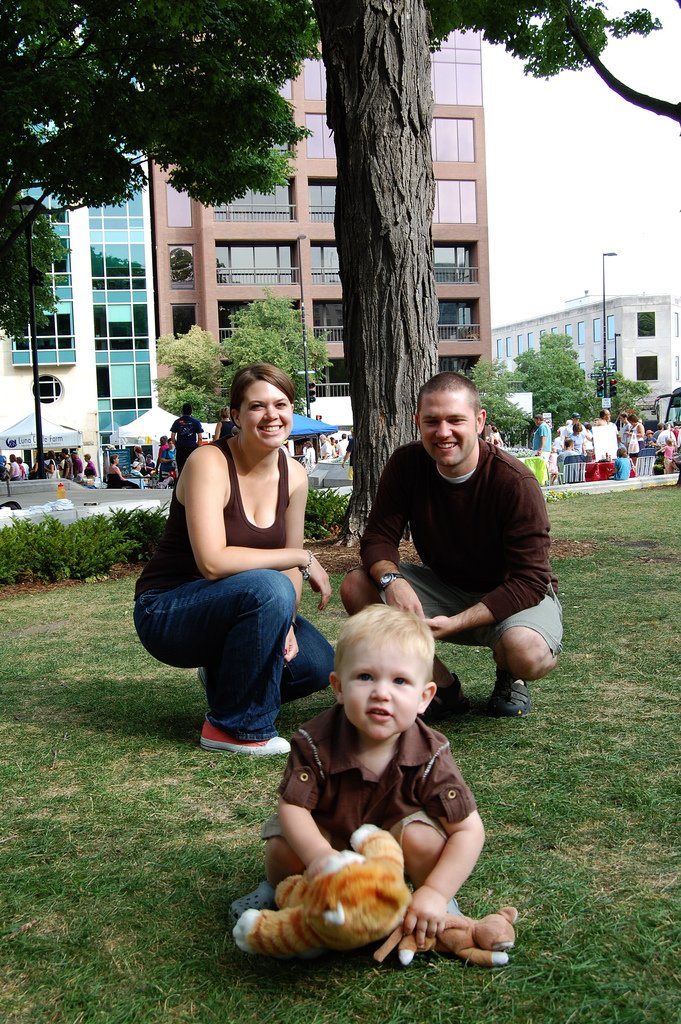
#> input picture face_detection/test_image_2.jpg, 681 x 1024 px, found by its file name
$ python main.py
#> lines starting #> are read from the running program, lines starting #| are printed output that depends on the picture
import cv2
from pathlib import Path

# Read the image in color mode
image_path = "face_detection/test_image_2.jpg"
img = cv2.imread(image_path, cv2.IMREAD_COLOR)
#> img is the input picture: shape (1024, 681, 3); mean B, G, R 89.2, 107, 104.5

# Split the image into its color channels
b, g, r = cv2.split(img)
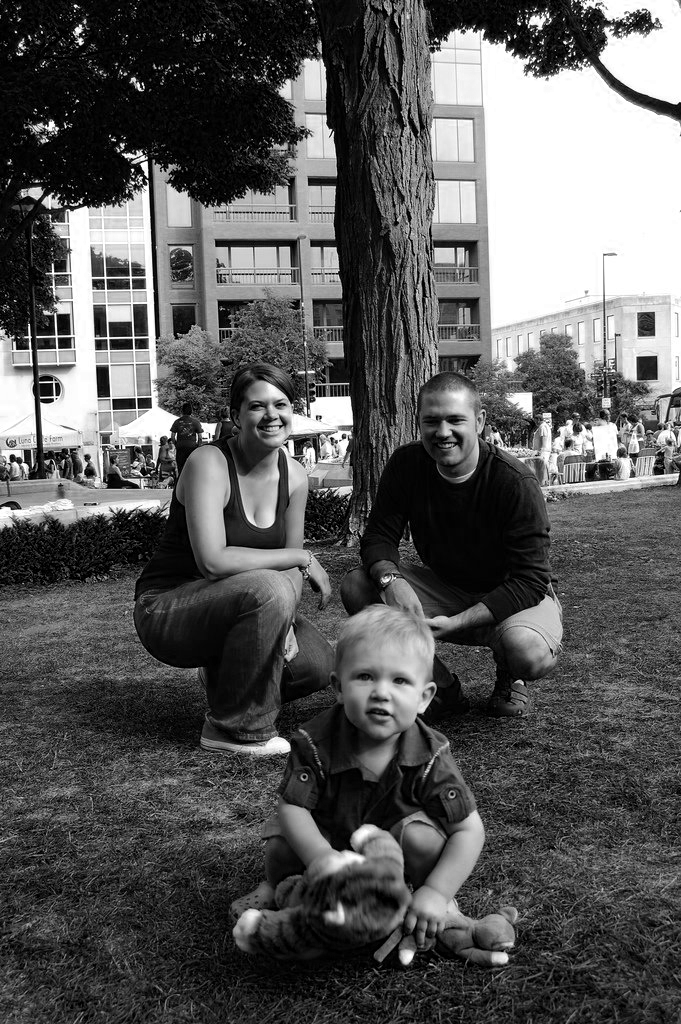
#> b: shape (1024, 681); min 0, max 255, mean 89.2
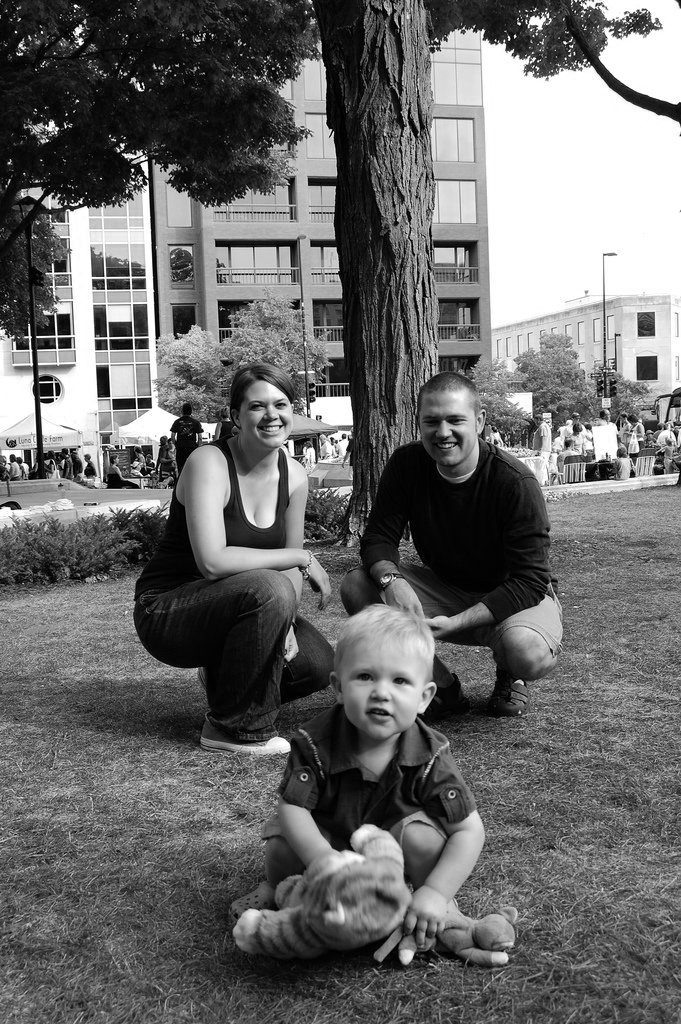
#> g: shape (1024, 681); min 0, max 255, mean 107
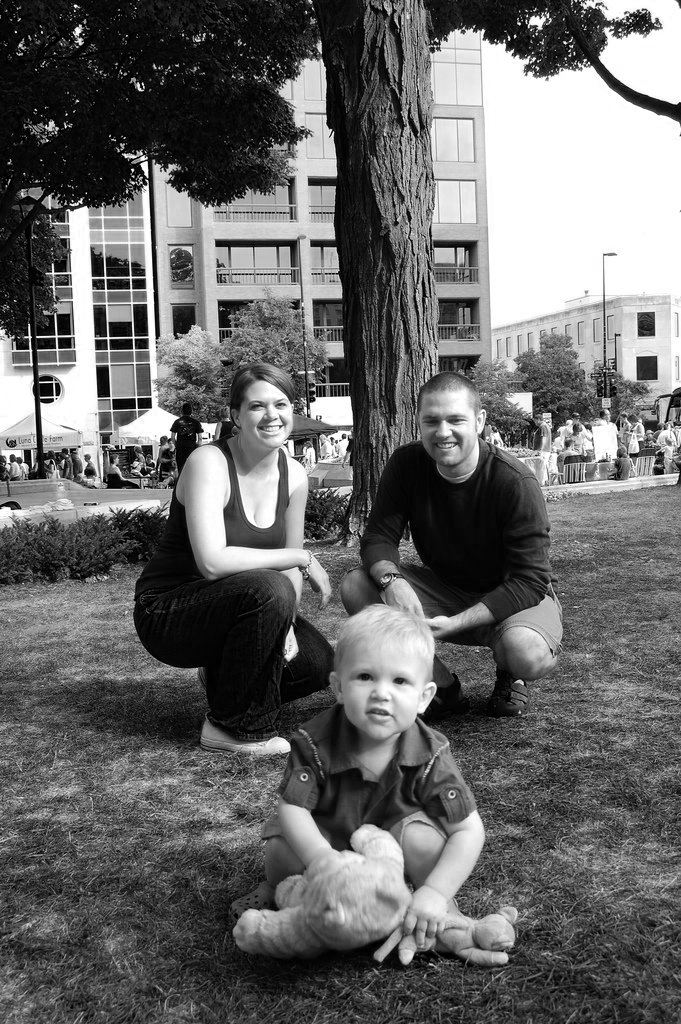
#> r: shape (1024, 681); min 0, max 255, mean 104.5
# Equalize the histogram for each color channel
b_eq = cv2.equalizeHist(b)
g_eq = cv2.equalizeHist(g)
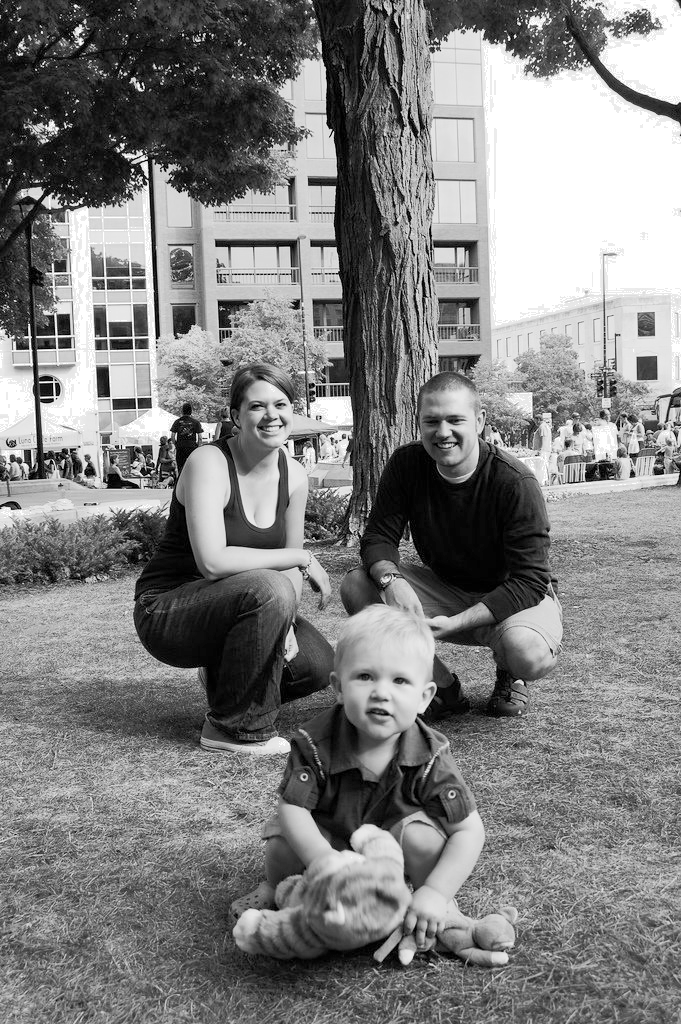
#> g_eq: shape (1024, 681); min 0, max 255, mean 128.3
r_eq = cv2.equalizeHist(r)
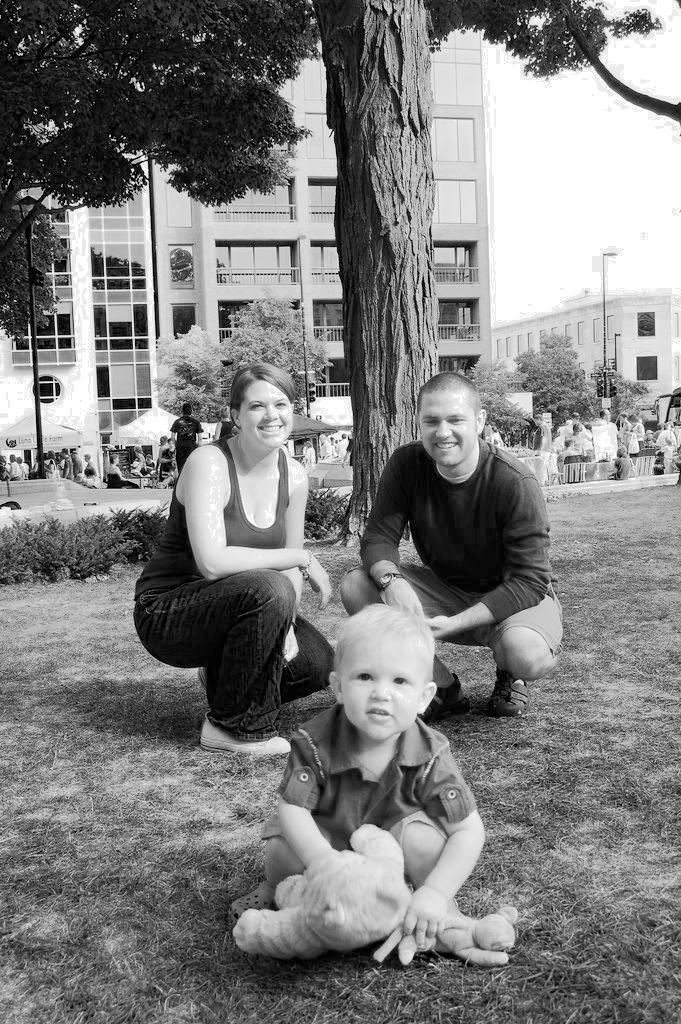
#> r_eq: shape (1024, 681); min 0, max 255, mean 127.6
# Merge the equalized channels back together
img2 = cv2.merge([b_eq, g_eq, r_eq])
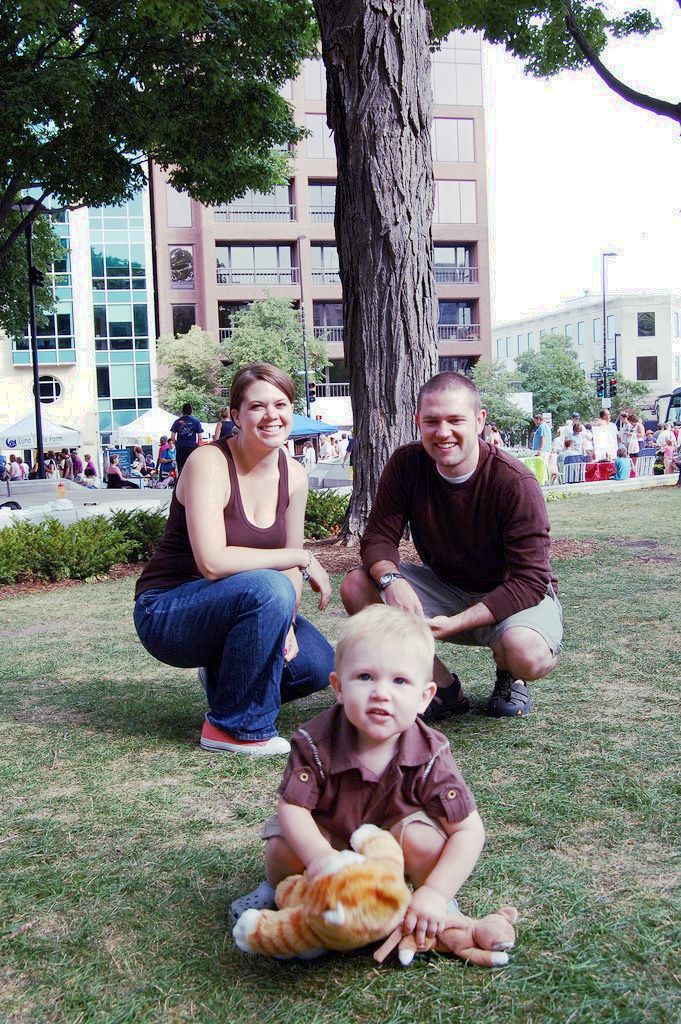
#> img2: shape (1024, 681, 3); mean B, G, R 124.7, 128.3, 127.6
# Save the equalized image
path = Path(image_path)
cv2.imwrite(f"preprocessing/export/{path.name}", img2)
# # Convert color for matplotlib (OpenCV uses BGR while matplotlib uses RGB)
# img2 = cv2.cvtColor(img2, cv2.COLOR_BGR2RGB)

$ run again, with face_detection/test_image_1.jpg copied over face_detection/test_image_2.jpg
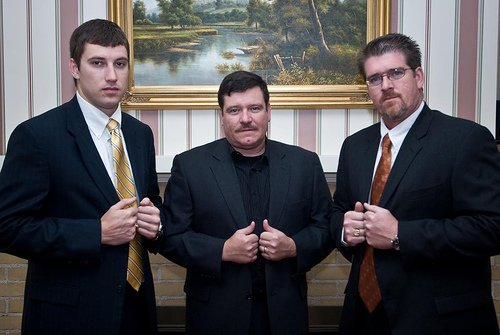
#> input picture face_detection/test_image_1.jpg, 500 x 335 px, found by its file name
#> img is the input picture: shape (335, 500, 3); mean B, G, R 78.9, 76, 78.6
#> `b, g, r = cv2.split(img)`:
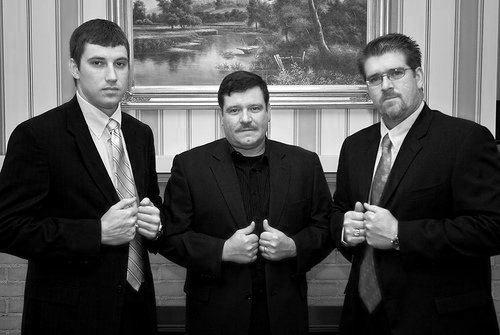
#> r: shape (335, 500); min 0, max 255, mean 78.6
#> `img2 = cv2.merge([b_eq, g_eq, r_eq])`:
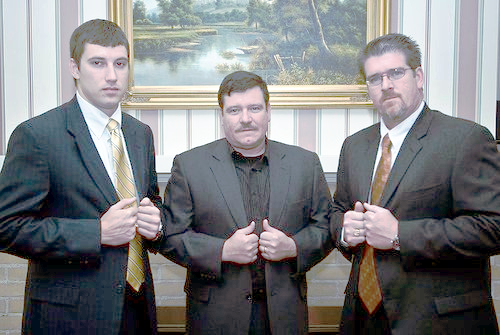
#> img2: shape (335, 500, 3); mean B, G, R 127.1, 124.8, 123

$ run again, with face_detection/test_image_3.jpg copied over face_detection/test_image_2.jpg
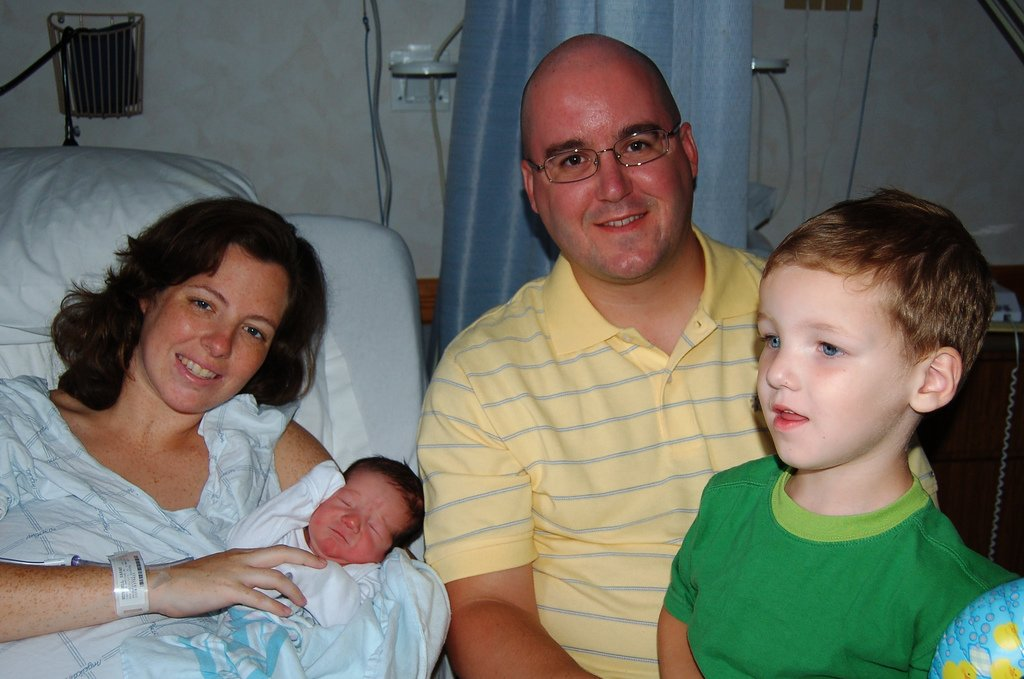
#> input picture face_detection/test_image_3.jpg, 1024 x 679 px, found by its file name
#> img is the input picture: shape (679, 1024, 3); mean B, G, R 100.3, 110.9, 110.8
#> `r_eq = cv2.equalizeHist(r)`:
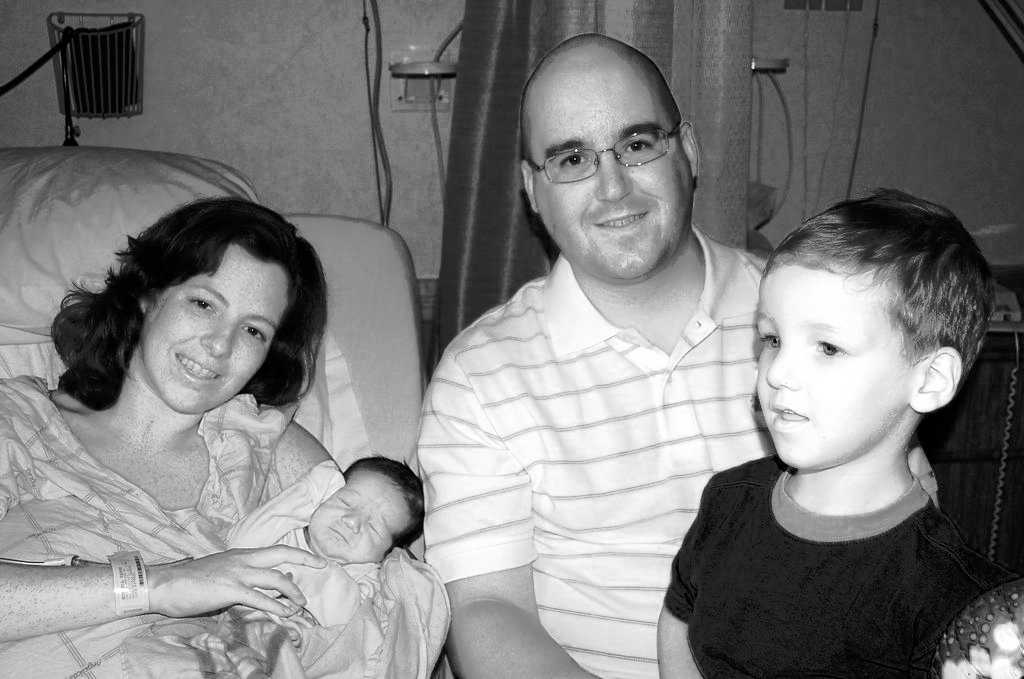
#> r_eq: shape (679, 1024); min 0, max 255, mean 128.1
#> `img2 = cv2.merge([b_eq, g_eq, r_eq])`:
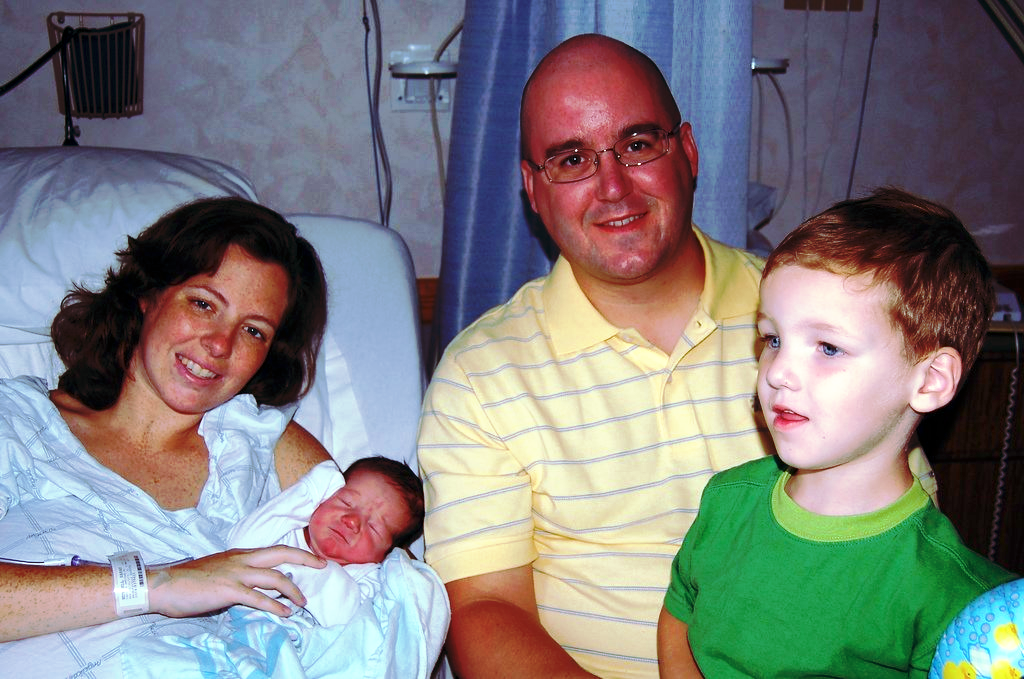
#> img2: shape (679, 1024, 3); mean B, G, R 128, 128.2, 128.1

$ run again, with face_detection/test_image_4.jpg copied over face_detection/test_image_2.jpg
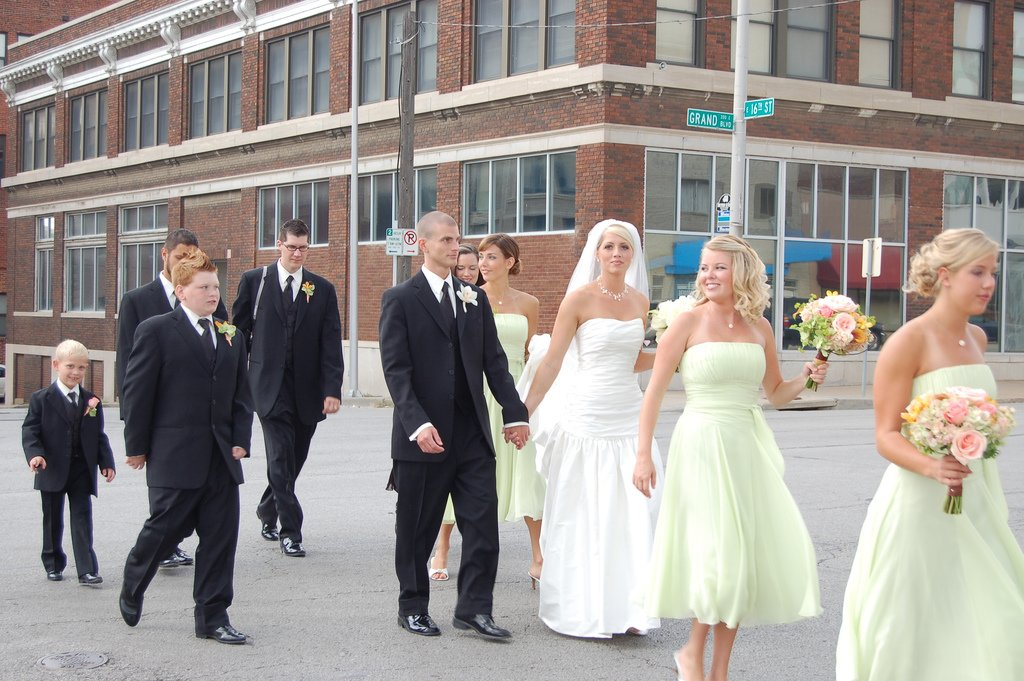
#> input picture face_detection/test_image_4.jpg, 1024 x 681 px, found by its file name
#> img is the input picture: shape (681, 1024, 3); mean B, G, R 144.6, 149.2, 155.7
#> `r_eq = cv2.equalizeHist(r)`:
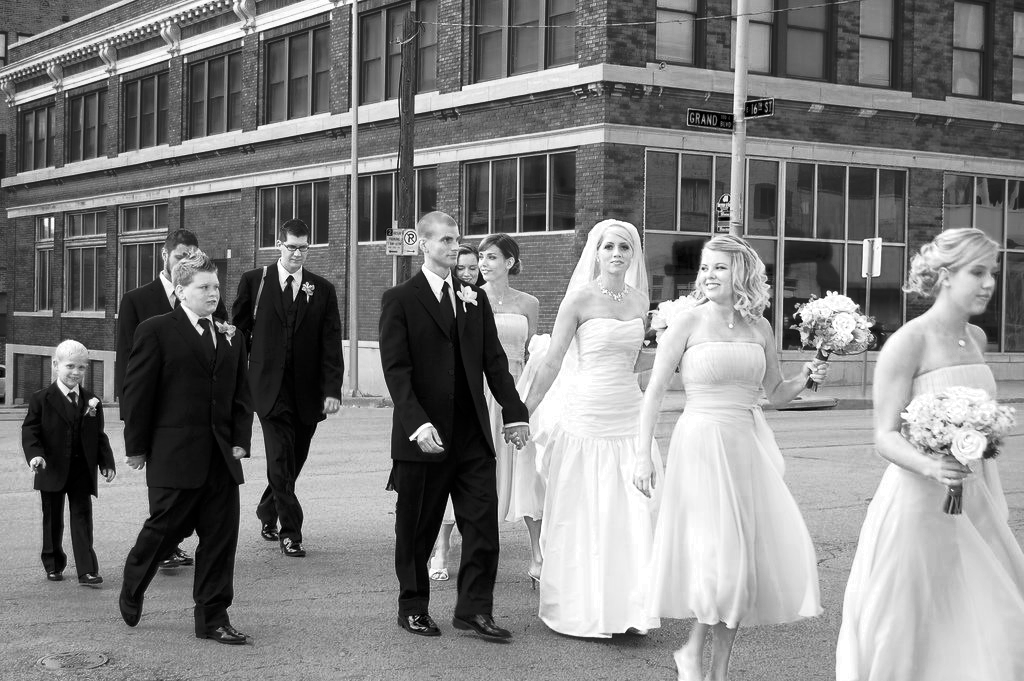
#> r_eq: shape (681, 1024); min 0, max 255, mean 128.2
#> `img2 = cv2.merge([b_eq, g_eq, r_eq])`:
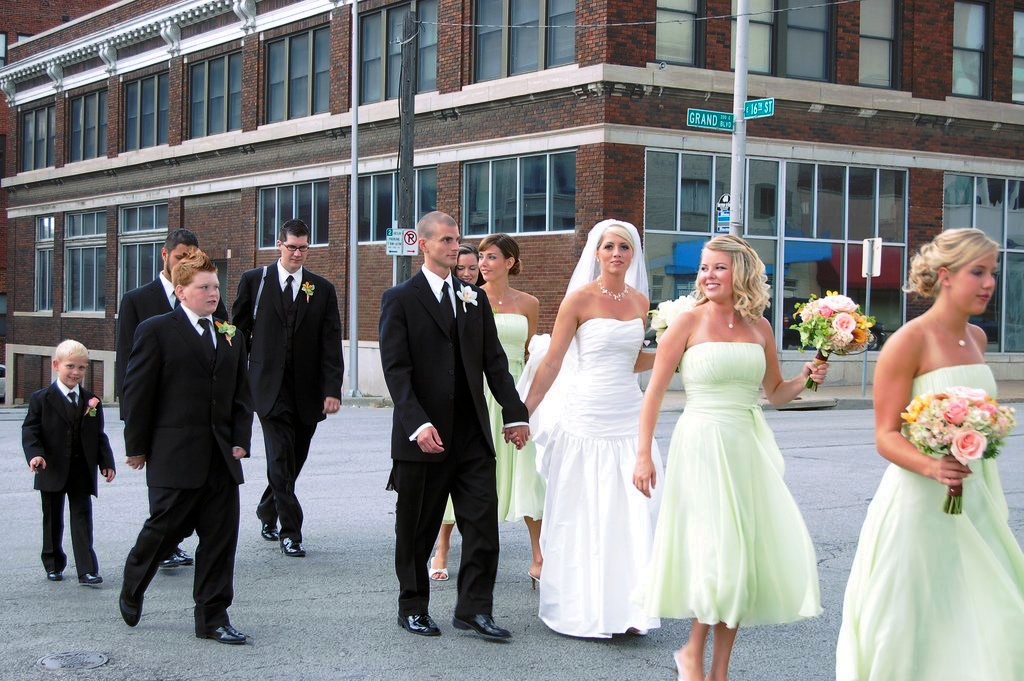
#> img2: shape (681, 1024, 3); mean B, G, R 128.2, 128.1, 128.2
